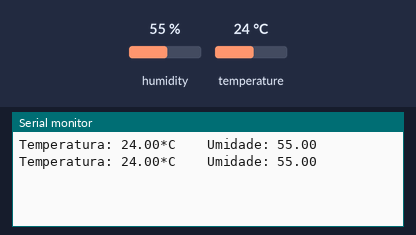
Simulated run of this sketch. Board: ESP8266 (NodeMCU). On the bench: the last lines printed to the serial monitor. The inputs (shaded band) are chosen by the test bench; at power-on: humidity 55 %, temperature 24 °C.

Above: at 5.8 s.
5.9 s: humidity set to 22 %
At 11.4 s:
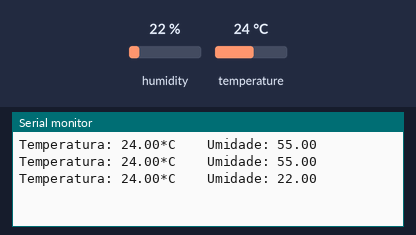
11.9 s: temperature set to 12 °C
At 15.4 s:
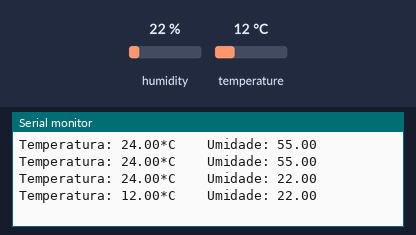
17.9 s: humidity set to 40 %
At 20.6 s:
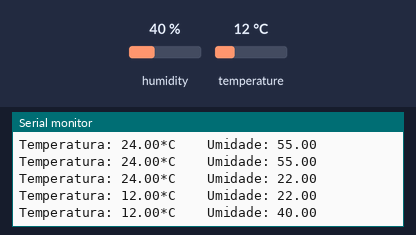
Timing chart, 0 to 22.1 s (numbered marks = the images above; inputs shaded):
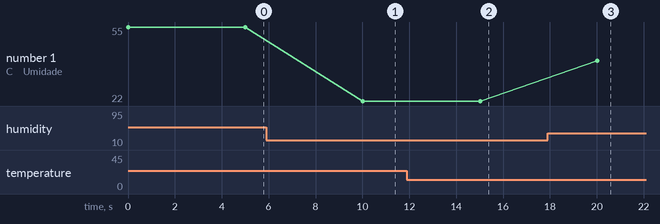

Measured:
- after the input at 5.9 s, the serial monitor: prints a new line after 4.1 s (image 1)
- after the input at 11.9 s, the serial monitor: prints a new line after 3.1 s (image 2)
- after the input at 17.9 s, the serial monitor: prints a new line after 2.1 s (image 3)
- plotted number 1: 55 → 22 after the input at 5.9 s, 22 → 40 after the input at 17.9 s

The sketch:

sketch_aug08a.ino
```cpp
#include <DHT.h>

#define DHTPIN D3
#define DHTTYPE DHT22 //selecionar o tipo de sensor

DHT dht(DHTPIN,DHTTYPE);

void setup() {
  Serial.begin(115200);

}

void loop() {
  float umidade = dht.readHumidity();
  float temperatura = dht.readTemperature(false);
  Serial.print("Temperatura: ");
  Serial.print(temperatura);
  Serial.print("*C");
  Serial.print("    ");
  Serial.print("Umidade: ");
  Serial.println(umidade);
  delay(5000);
}
```
